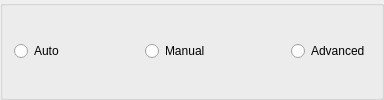
                  <widget class="QGroupBox" name="gro_Mode">
                   <property name="sizePolicy">
                    <sizepolicy hsizetype="Expanding" vsizetype="Expanding">
                     <horstretch>0</horstretch>
                     <verstretch>0</verstretch>
                    </sizepolicy>
                   </property>
                   <property name="title">
                    <string/>
                   </property>
                   <layout class="QHBoxLayout" name="horizontalLayout_15">
                    <item>
                     <widget class="QRadioButton" name="rad_Aut">
                      <property name="text">
                       <string>Auto</string>
                      </property>
                     </widget>
                    </item>
                    <item>
                     <spacer name="horizontalSpacer_13">
                      <property name="orientation">
                       <enum>Qt::Horizontal</enum>
                      </property>
                      <property name="sizeType">
                       <enum>QSizePolicy::Expanding</enum>
                      </property>
                      <property name="sizeHint" stdset="0">
                       <size>
                        <width>75</width>
                        <height>20</height>
                       </size>
                      </property>
                     </spacer>
                    </item>
                    <item>
                     <widget class="QRadioButton" name="rad_Man">
                      <property name="text">
                       <string>Manual</string>
                      </property>
                     </widget>
                    </item>
                    <item>
                     <spacer name="horizontalSpacer_14">
                      <property name="orientation">
                       <enum>Qt::Horizontal</enum>
                      </property>
                      <property name="sizeType">
                       <enum>QSizePolicy::MinimumExpanding</enum>
                      </property>
                      <property name="sizeHint" stdset="0">
                       <size>
                        <width>75</width>
                        <height>20</height>
                       </size>
                      </property>
                     </spacer>
                    </item>
                    <item>
                     <widget class="QRadioButton" name="rad_Adv">
                      <property name="text">
                       <string>Advanced</string>
                      </property>
                     </widget>
                    </item>
                   </layout>
                  </widget>
